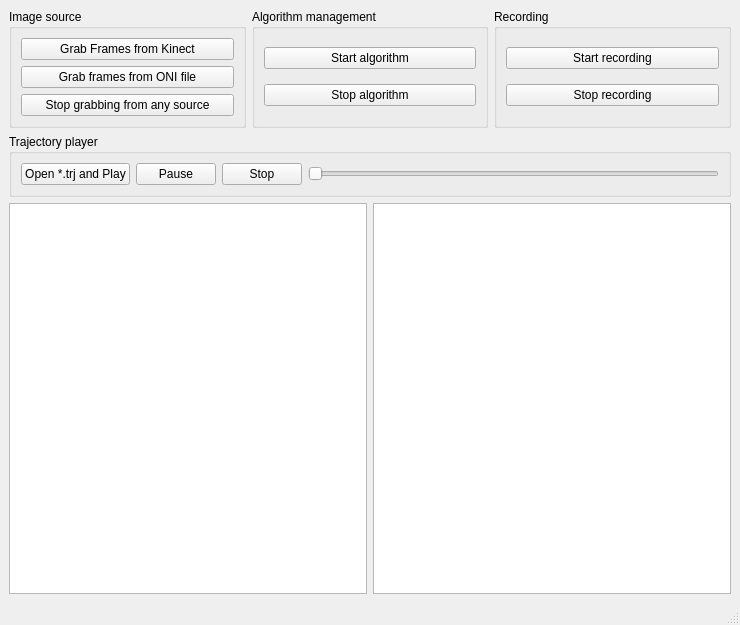
<?xml version="1.0" encoding="UTF-8"?>
<ui version="4.0">
 <class>MainWindow</class>
 <widget class="QMainWindow" name="MainWindow">
  <property name="geometry">
   <rect>
    <x>0</x>
    <y>0</y>
    <width>740</width>
    <height>625</height>
   </rect>
  </property>
  <property name="windowTitle">
   <string>MainWindow</string>
  </property>
  <widget class="QWidget" name="centralwidget">
   <layout class="QVBoxLayout" name="verticalLayout">
    <item>
     <layout class="QHBoxLayout" name="horizontalLayout">
      <item>
       <widget class="QGroupBox" name="groupBox_2">
        <property name="title">
         <string>Image source</string>
        </property>
        <layout class="QVBoxLayout" name="verticalLayout_2">
         <item>
          <widget class="QPushButton" name="pushButtonPlayFromKinect">
           <property name="text">
            <string>Grab Frames from Kinect</string>
           </property>
          </widget>
         </item>
         <item>
          <widget class="QPushButton" name="pushButtonPlayFromFile">
           <property name="text">
            <string>Grab frames from ONI file</string>
           </property>
          </widget>
         </item>
         <item>
          <widget class="QPushButton" name="pushButtonStopPlaying">
           <property name="text">
            <string>Stop grabbing from any source</string>
           </property>
          </widget>
         </item>
        </layout>
       </widget>
      </item>
      <item>
       <widget class="QGroupBox" name="groupBox_3">
        <property name="title">
         <string>Algorithm management</string>
        </property>
        <layout class="QVBoxLayout" name="verticalLayout_3">
         <item>
          <widget class="QPushButton" name="pushButtonStartAlgorithm">
           <property name="text">
            <string>Start algorithm</string>
           </property>
          </widget>
         </item>
         <item>
          <widget class="QPushButton" name="pushButtonStopAlgorithm">
           <property name="text">
            <string>Stop algorithm</string>
           </property>
          </widget>
         </item>
        </layout>
       </widget>
      </item>
      <item>
       <widget class="QGroupBox" name="groupBox">
        <property name="title">
         <string>Recording</string>
        </property>
        <layout class="QVBoxLayout" name="verticalLayout_4">
         <item>
          <widget class="QPushButton" name="pushButtonStartRecording">
           <property name="text">
            <string>Start recording</string>
           </property>
          </widget>
         </item>
         <item>
          <widget class="QPushButton" name="pushButtonStopRecording">
           <property name="text">
            <string>Stop recording</string>
           </property>
          </widget>
         </item>
        </layout>
       </widget>
      </item>
     </layout>
    </item>
    <item>
     <layout class="QHBoxLayout" name="horizontalLayout_3">
      <item>
       <widget class="QGroupBox" name="groupBox_4">
        <property name="title">
         <string>Trajectory player</string>
        </property>
        <layout class="QHBoxLayout" name="horizontalLayout_4">
         <item>
          <widget class="QPushButton" name="pushButtonPlayTrajectory">
           <property name="text">
            <string>Open *.trj and Play</string>
           </property>
          </widget>
         </item>
         <item>
          <widget class="QPushButton" name="pushButtonPauseTrajectory">
           <property name="text">
            <string>Pause</string>
           </property>
          </widget>
         </item>
         <item>
          <widget class="QPushButton" name="pushButtonStopTrajectory">
           <property name="text">
            <string>Stop</string>
           </property>
          </widget>
         </item>
         <item>
          <widget class="QSlider" name="horizontalSliderJumpToTrajectory">
           <property name="orientation">
            <enum>Qt::Horizontal</enum>
           </property>
          </widget>
         </item>
        </layout>
       </widget>
      </item>
     </layout>
    </item>
    <item>
     <layout class="QHBoxLayout" name="horizontalLayout_2">
      <property name="spacing">
       <number>6</number>
      </property>
      <item>
       <widget class="QTreeView" name="treeView"/>
      </item>
      <item>
       <widget class="QListView" name="listView"/>
      </item>
     </layout>
    </item>
   </layout>
  </widget>
  <widget class="QStatusBar" name="statusbar"/>
 </widget>
 <resources/>
 <connections>
  <connection>
   <sender>pushButtonPauseTrajectory</sender>
   <signal>clicked()</signal>
   <receiver>MainWindow</receiver>
   <slot>pauseTrajectory()</slot>
   <hints>
    <hint type="sourcelabel">
     <x>165</x>
     <y>166</y>
    </hint>
    <hint type="destinationlabel">
     <x>369</x>
     <y>312</y>
    </hint>
   </hints>
  </connection>
  <connection>
   <sender>pushButtonPlayFromFile</sender>
   <signal>clicked()</signal>
   <receiver>MainWindow</receiver>
   <slot>playFromFile()</slot>
   <hints>
    <hint type="sourcelabel">
     <x>127</x>
     <y>73</y>
    </hint>
    <hint type="destinationlabel">
     <x>369</x>
     <y>312</y>
    </hint>
   </hints>
  </connection>
  <connection>
   <sender>pushButtonPlayFromKinect</sender>
   <signal>clicked()</signal>
   <receiver>MainWindow</receiver>
   <slot>playFromKinect()</slot>
   <hints>
    <hint type="sourcelabel">
     <x>127</x>
     <y>44</y>
    </hint>
    <hint type="destinationlabel">
     <x>369</x>
     <y>312</y>
    </hint>
   </hints>
  </connection>
  <connection>
   <sender>pushButtonStartAlgorithm</sender>
   <signal>clicked()</signal>
   <receiver>MainWindow</receiver>
   <slot>startAlgorithm()</slot>
   <hints>
    <hint type="sourcelabel">
     <x>369</x>
     <y>53</y>
    </hint>
    <hint type="destinationlabel">
     <x>369</x>
     <y>312</y>
    </hint>
   </hints>
  </connection>
  <connection>
   <sender>pushButtonStartRecording</sender>
   <signal>clicked()</signal>
   <receiver>MainWindow</receiver>
   <slot>startRecording()</slot>
   <hints>
    <hint type="sourcelabel">
     <x>611</x>
     <y>53</y>
    </hint>
    <hint type="destinationlabel">
     <x>369</x>
     <y>312</y>
    </hint>
   </hints>
  </connection>
  <connection>
   <sender>pushButtonStopAlgorithm</sender>
   <signal>clicked()</signal>
   <receiver>MainWindow</receiver>
   <slot>stopAlgorithm()</slot>
   <hints>
    <hint type="sourcelabel">
     <x>369</x>
     <y>91</y>
    </hint>
    <hint type="destinationlabel">
     <x>369</x>
     <y>312</y>
    </hint>
   </hints>
  </connection>
  <connection>
   <sender>pushButtonStopPlaying</sender>
   <signal>clicked()</signal>
   <receiver>MainWindow</receiver>
   <slot>stopPlaying()</slot>
   <hints>
    <hint type="sourcelabel">
     <x>127</x>
     <y>102</y>
    </hint>
    <hint type="destinationlabel">
     <x>369</x>
     <y>312</y>
    </hint>
   </hints>
  </connection>
  <connection>
   <sender>pushButtonStopRecording</sender>
   <signal>clicked()</signal>
   <receiver>MainWindow</receiver>
   <slot>stopRecording()</slot>
   <hints>
    <hint type="sourcelabel">
     <x>611</x>
     <y>91</y>
    </hint>
    <hint type="destinationlabel">
     <x>369</x>
     <y>312</y>
    </hint>
   </hints>
  </connection>
  <connection>
   <sender>pushButtonStopTrajectory</sender>
   <signal>clicked()</signal>
   <receiver>MainWindow</receiver>
   <slot>stopTrajectory()</slot>
   <hints>
    <hint type="sourcelabel">
     <x>246</x>
     <y>166</y>
    </hint>
    <hint type="destinationlabel">
     <x>369</x>
     <y>312</y>
    </hint>
   </hints>
  </connection>
  <connection>
   <sender>horizontalSliderJumpToTrajectory</sender>
   <signal>valueChanged(int)</signal>
   <receiver>MainWindow</receiver>
   <slot>jumpToTrajectory(int)</slot>
   <hints>
    <hint type="sourcelabel">
     <x>504</x>
     <y>166</y>
    </hint>
    <hint type="destinationlabel">
     <x>369</x>
     <y>312</y>
    </hint>
   </hints>
  </connection>
  <connection>
   <sender>pushButtonPlayTrajectory</sender>
   <signal>clicked()</signal>
   <receiver>MainWindow</receiver>
   <slot>playTrajectory()</slot>
   <hints>
    <hint type="sourcelabel">
     <x>70</x>
     <y>166</y>
    </hint>
    <hint type="destinationlabel">
     <x>369</x>
     <y>312</y>
    </hint>
   </hints>
  </connection>
  <connection>
   <sender>treeView</sender>
   <signal>clicked(QModelIndex)</signal>
   <receiver>MainWindow</receiver>
   <slot>listDirectory(QModelIndex)</slot>
   <hints>
    <hint type="sourcelabel">
     <x>188</x>
     <y>395</y>
    </hint>
    <hint type="destinationlabel">
     <x>369</x>
     <y>312</y>
    </hint>
   </hints>
  </connection>
 </connections>
 <slots>
  <slot>playFromKinect()</slot>
  <slot>playFromFile()</slot>
  <slot>stopPlaying()</slot>
  <slot>startAlgorithm()</slot>
  <slot>stopAlgorithm()</slot>
  <slot>startRecording()</slot>
  <slot>stopRecording()</slot>
  <slot>playTrajectory()</slot>
  <slot>pauseTrajectory()</slot>
  <slot>stopTrajectory()</slot>
  <slot>jumpToTrajectory(int)</slot>
  <slot>listDirectory(QModelIndex)</slot>
 </slots>
</ui>
